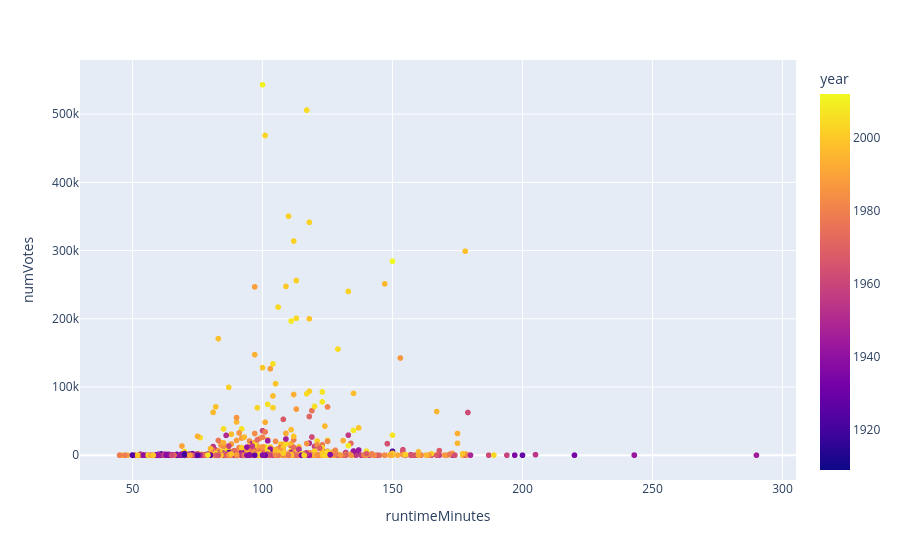

The notebook cell this image was saved under:
### Markdown cell above
### Q2.3

Using the `merged_df` `DataFrame` and plotly express, create an interactive scatter plot of the `runtimeMinutes` vs. `numVotes` for movies in the `merged_df` `DataFrame`.
Color the points by the `year` of the movie and add a title and axis labels to the plot. Also, make sure the movie title is visible when hovering over the
data points.

**Note:** To make the data easier to visualize, we take a sample of just 2000 movies. That's why you may not see your favorites on this plot. It's important not to change the random state as you'll end up getting different results for the following questions.

### Code cell
sampled_df = merged_df[merged_df['titleType'] == 'movie'].sample(n=2000, random_state=SEED)

# YOUR CODE HERE
px.scatter(sampled_df, x="runtimeMinutes", y="numVotes", hover_data=["title"], color="year")

### Figure 1 — Plotly figure (JSON) as saved in the notebook; plotly's stock layout.template omitted (floating-point values rounded to 4 significant figures; data arrays with more than 128 entries replaced by an {"elided": "..."} marker saying what was removed)
{"data": [{"customdata": {"elided": "2000x1 str values"}, "hovertemplate": "runtimeMinutes=%{x}<br>numVotes=%{y}<br>title=%{customdata[0]}<br>year=%{marker.color}<extra></extra>", "legendgroup": "", "marker": {"color": {"elided": "2000 int values"}, "coloraxis": "coloraxis", "symbol": "circle"}, "mode": "markers", "name": "", "showlegend": false, "type": "scattergl", "x": {"elided": "2000 float values"}, "xaxis": "x", "y": {"elided": "2000 int values"}, "yaxis": "y"}], "layout": {"coloraxis": {"colorbar": {"title": {"text": "year"}}, "colorscale": [[0, "#0d0887"], [0.1111, "#46039f"], [0.2222, "#7201a8"], [0.3333, "#9c179e"], [0.4444, "#bd3786"], [0.5556, "#d8576b"], [0.6667, "#ed7953"], [0.7778, "#fb9f3a"], [0.8889, "#fdca26"], [1, "#f0f921"]]}, "legend": {"tracegroupgap": 0}, "margin": {"t": 60}, "xaxis": {"anchor": "y", "domain": [0, 1], "title": {"text": "runtimeMinutes"}}, "yaxis": {"anchor": "x", "domain": [0, 1], "title": {"text": "numVotes"}}}}
